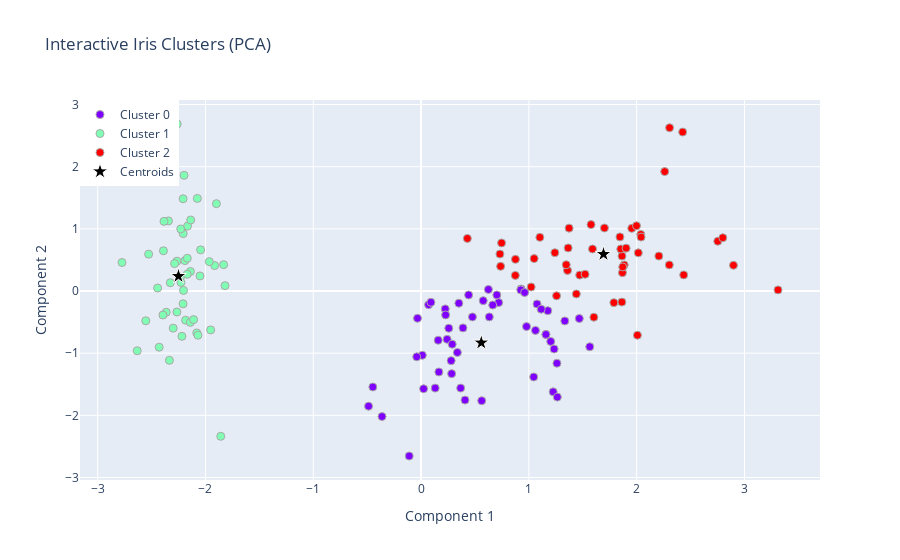

Source (notebook cell):
### Markdown cell above
**Visualization**

### Code cell
fig = visualization_utils.plot_clusters_plotly(
    X_pca, labels, centers_pca,
    point_labels=result_df['species'].to_list(),
    title='Interactive Iris Clusters (PCA)'
)
fig.show()
